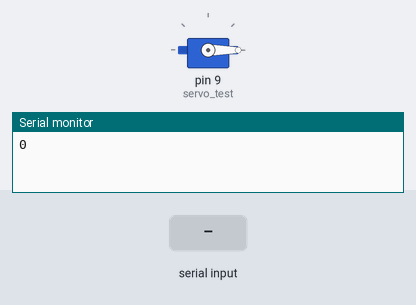
The sketch below on a simulated Arduino Uno, built with avr-gcc and run on an emulated ATmega328P. Parts: servo, the last lines printed to the serial monitor. The inputs (shaded band) are chosen by the test bench.

Above: at 1.3 s.
1.4 s: "1" received over Serial
At 2.6 s:
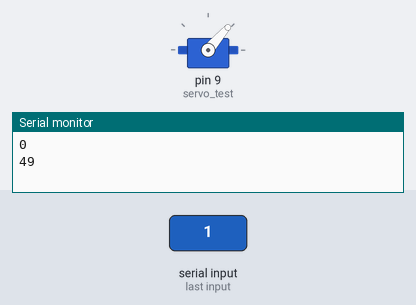
2.9 s: "0" received over Serial
At 3.7 s:
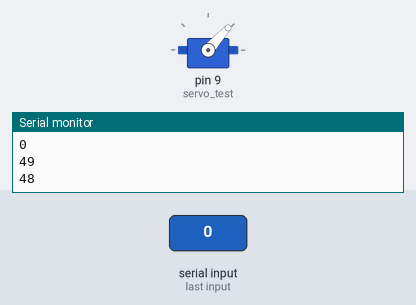
Timing chart, 0 to 5.9 s (numbered marks = the images above; inputs shaded):
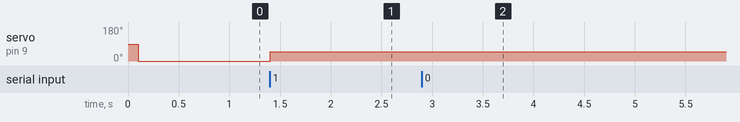

The sketch:

retriever_api.ino
```cpp
#include <Servo.h>
char serial_data;
int pin=9;
Servo servo_test;
int default_angle = 90;
String inBytes;
int angle = 0;
int new_angle;
int incoming;

void setup() {
  servo_test.attach(9);
  Serial.begin(9600);
  while (!Serial); // wait until Serial is ready
  delay(100);
  servo_test.write(angle);
  Serial.println(angle);
  //Serial.println("setup complete");
}

void loop() {
  if (Serial.available() > 0) {
    //inBytes = Serial.readStringUntil('\n');
    incoming = Serial.read();
    //new_angle = inBytes.toInt();
    // convert byte to integer
    servo_test.write(incoming);
    //delay(2000);
    Serial.println(incoming);

//    if (inBytes == "open") {
//      servo_test.write(180);
//      Serial.println("open grip");
//    }
//    else if (inBytes == "close") {
//      servo_test.write(0);
//      Serial.println("close grip");
//    }
//    else {
//      Serial.println("invalid input");
//    }
  }
}
```

Measured:
- after the input at 1.4 s, servo on pin 9 (servo_test): 0° → 49° at once
- after the input at 2.9 s, servo on pin 9 (servo_test): 49° → 48° at once
